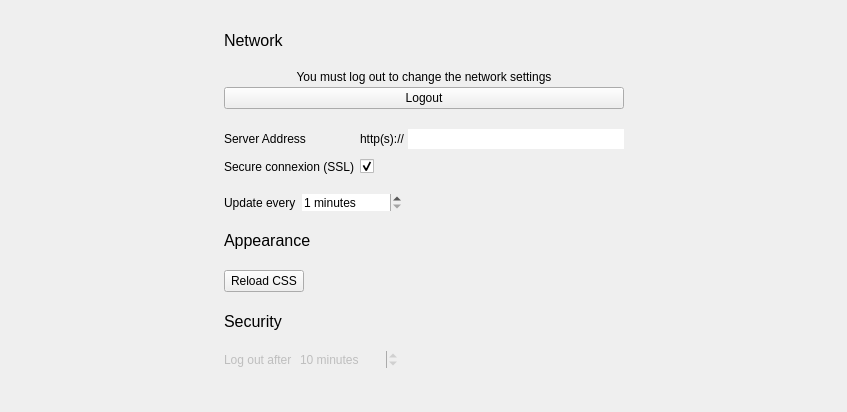
              <widget class="QWidget" name="scrollAreaWidgetContents">
               <property name="geometry">
                <rect>
                 <x>0</x>
                 <y>0</y>
                 <width>847</width>
                 <height>412</height>
                </rect>
               </property>
               <layout class="QHBoxLayout" name="horizontalLayout_4">
                <item>
                 <spacer name="horizontalSpacer">
                  <property name="orientation">
                   <enum>Qt::Horizontal</enum>
                  </property>
                  <property name="sizeHint" stdset="0">
                   <size>
                    <width>40</width>
                    <height>20</height>
                   </size>
                  </property>
                 </spacer>
                </item>
                <item>
                 <widget class="QWidget" name="settingsWidget_2" native="true">
                  <layout class="QVBoxLayout" name="verticalLayout">
                   <property name="spacing">
                    <number>20</number>
                   </property>
                   <property name="leftMargin">
                    <number>0</number>
                   </property>
                   <property name="topMargin">
                    <number>20</number>
                   </property>
                   <property name="rightMargin">
                    <number>0</number>
                   </property>
                   <property name="bottomMargin">
                    <number>5</number>
                   </property>
                   <item>
                    <widget class="QLabel" name="label_20">
                     <property name="font">
                      <font>
                       <pointsize>12</pointsize>
                      </font>
                     </property>
                     <property name="text">
                      <string>Network</string>
                     </property>
                    </widget>
                   </item>
                   <item>
                    <widget class="QWidget" name="settingsLogoutWidget" native="true">
                     <layout class="QVBoxLayout" name="verticalLayout_8">
                      <property name="spacing">
                       <number>3</number>
                      </property>
                      <property name="leftMargin">
                       <number>0</number>
                      </property>
                      <property name="topMargin">
                       <number>0</number>
                      </property>
                      <property name="rightMargin">
                       <number>0</number>
                      </property>
                      <property name="bottomMargin">
                       <number>0</number>
                      </property>
                      <item>
                       <widget class="QLabel" name="label_7">
                        <property name="text">
                         <string>You must log out to change the network settings</string>
                        </property>
                        <property name="alignment">
                         <set>Qt::AlignCenter</set>
                        </property>
                       </widget>
                      </item>
                      <item>
                       <widget class="QPushButton" name="settingsLogoutButton">
                        <property name="text">
                         <string>Logout</string>
                        </property>
                        <property name="icon">
                         <iconset>
                          <normaloff>:/icons/icons/sign out.png</normaloff>:/icons/icons/sign out.png</iconset>
                        </property>
                       </widget>
                      </item>
                     </layout>
                    </widget>
                   </item>
                   <item>
                    <widget class="QWidget" name="serverSettingsWidget" native="true">
                     <layout class="QFormLayout" name="formLayout_3">
                      <property name="horizontalSpacing">
                       <number>6</number>
                      </property>
                      <property name="verticalSpacing">
                       <number>10</number>
                      </property>
                      <property name="leftMargin">
                       <number>0</number>
                      </property>
                      <property name="topMargin">
                       <number>0</number>
                      </property>
                      <property name="rightMargin">
                       <number>0</number>
                      </property>
                      <property name="bottomMargin">
                       <number>0</number>
                      </property>
                      <item row="0" column="0">
                       <widget class="QLabel" name="label_11">
                        <property name="text">
                         <string>Server Address</string>
                        </property>
                       </widget>
                      </item>
                      <item row="0" column="1">
                       <widget class="QWidget" name="widget_2" native="true">
                        <layout class="QHBoxLayout" name="horizontalLayout">
                         <property name="spacing">
                          <number>3</number>
                         </property>
                         <property name="leftMargin">
                          <number>0</number>
                         </property>
                         <property name="topMargin">
                          <number>0</number>
                         </property>
                         <property name="rightMargin">
                          <number>0</number>
                         </property>
                         <property name="bottomMargin">
                          <number>0</number>
                         </property>
                         <item>
                          <widget class="QLabel" name="label_9">
                           <property name="text">
                            <string>http(s)://</string>
                           </property>
                          </widget>
                         </item>
                         <item>
                          <widget class="QLineEdit" name="serverAddressEdit">
                           <property name="frame">
                            <bool>false</bool>
                           </property>
                          </widget>
                         </item>
                        </layout>
                       </widget>
                      </item>
                      <item row="1" column="0">
                       <widget class="QLabel" name="label_8">
                        <property name="text">
                         <string>Secure connexion (SSL)</string>
                        </property>
                       </widget>
                      </item>
                      <item row="1" column="1">
                       <widget class="QCheckBox" name="sslCheckBox">
                        <property name="text">
                         <string/>
                        </property>
                        <property name="checked">
                         <bool>true</bool>
                        </property>
                       </widget>
                      </item>
                     </layout>
                    </widget>
                   </item>
                   <item>
                    <widget class="QWidget" name="widget" native="true">
                     <property name="minimumSize">
                      <size>
                       <width>400</width>
                       <height>0</height>
                      </size>
                     </property>
                     <layout class="QFormLayout" name="formLayout">
                      <property name="horizontalSpacing">
                       <number>6</number>
                      </property>
                      <property name="verticalSpacing">
                       <number>10</number>
                      </property>
                      <property name="leftMargin">
                       <number>0</number>
                      </property>
                      <property name="topMargin">
                       <number>0</number>
                      </property>
                      <property name="rightMargin">
                       <number>0</number>
                      </property>
                      <property name="bottomMargin">
                       <number>0</number>
                      </property>
                      <item row="1" column="0">
                       <widget class="QLabel" name="label_10">
                        <property name="text">
                         <string>Update every</string>
                        </property>
                       </widget>
                      </item>
                      <item row="1" column="1">
                       <widget class="QSpinBox" name="updateFreqSpinBox">
                        <property name="maximumSize">
                         <size>
                          <width>100</width>
                          <height>16777215</height>
                         </size>
                        </property>
                        <property name="frame">
                         <bool>false</bool>
                        </property>
                        <property name="suffix">
                         <string> minutes</string>
                        </property>
                        <property name="minimum">
                         <number>1</number>
                        </property>
                        <property name="maximum">
                         <number>10</number>
                        </property>
                       </widget>
                      </item>
                     </layout>
                    </widget>
                   </item>
                   <item>
                    <widget class="QLabel" name="label_21">
                     <property name="font">
                      <font>
                       <pointsize>12</pointsize>
                      </font>
                     </property>
                     <property name="text">
                      <string>Appearance</string>
                     </property>
                    </widget>
                   </item>
                   <item>
                    <widget class="QWidget" name="widget_3" native="true">
                     <layout class="QFormLayout" name="formLayout_2">
                      <property name="verticalSpacing">
                       <number>10</number>
                      </property>
                      <property name="leftMargin">
                       <number>0</number>
                      </property>
                      <property name="topMargin">
                       <number>0</number>
                      </property>
                      <property name="rightMargin">
                       <number>0</number>
                      </property>
                      <property name="bottomMargin">
                       <number>0</number>
                      </property>
                      <item row="0" column="0">
                       <widget class="QPushButton" name="updateCSSButton">
                        <property name="text">
                         <string>Reload CSS</string>
                        </property>
                       </widget>
                      </item>
                     </layout>
                    </widget>
                   </item>
                   <item>
                    <widget class="QLabel" name="label_22">
                     <property name="font">
                      <font>
                       <pointsize>12</pointsize>
                      </font>
                     </property>
                     <property name="text">
                      <string>Security</string>
                     </property>
                    </widget>
                   </item>
                   <item>
                    <widget class="QWidget" name="widget_6" native="true">
                     <layout class="QFormLayout" name="formLayout_6">
                      <property name="verticalSpacing">
                       <number>10</number>
                      </property>
                      <property name="leftMargin">
                       <number>0</number>
                      </property>
                      <property name="topMargin">
                       <number>0</number>
                      </property>
                      <property name="rightMargin">
                       <number>0</number>
                      </property>
                      <property name="bottomMargin">
                       <number>0</number>
                      </property>
                      <item row="0" column="0">
                       <widget class="QLabel" name="label_23">
                        <property name="enabled">
                         <bool>false</bool>
                        </property>
                        <property name="text">
                         <string>Log out after</string>
                        </property>
                       </widget>
                      </item>
                      <item row="0" column="1">
                       <widget class="QSpinBox" name="timeOutEdit">
                        <property name="enabled">
                         <bool>false</bool>
                        </property>
                        <property name="maximumSize">
                         <size>
                          <width>100</width>
                          <height>16777215</height>
                         </size>
                        </property>
                        <property name="frame">
                         <bool>false</bool>
                        </property>
                        <property name="suffix">
                         <string> minutes</string>
                        </property>
                        <property name="minimum">
                         <number>1</number>
                        </property>
                        <property name="maximum">
                         <number>60</number>
                        </property>
                        <property name="value">
                         <number>10</number>
                        </property>
                       </widget>
                      </item>
                     </layout>
                    </widget>
                   </item>
                   <item>
                    <spacer name="verticalSpacer_9">
                     <property name="orientation">
                      <enum>Qt::Vertical</enum>
                     </property>
                     <property name="sizeHint" stdset="0">
                      <size>
                       <width>20</width>
                       <height>40</height>
                      </size>
                     </property>
                    </spacer>
                   </item>
                  </layout>
                 </widget>
                </item>
                <item>
                 <spacer name="horizontalSpacer_2">
                  <property name="orientation">
                   <enum>Qt::Horizontal</enum>
                  </property>
                  <property name="sizeHint" stdset="0">
                   <size>
                    <width>40</width>
                    <height>20</height>
                   </size>
                  </property>
                 </spacer>
                </item>
               </layout>
              </widget>
